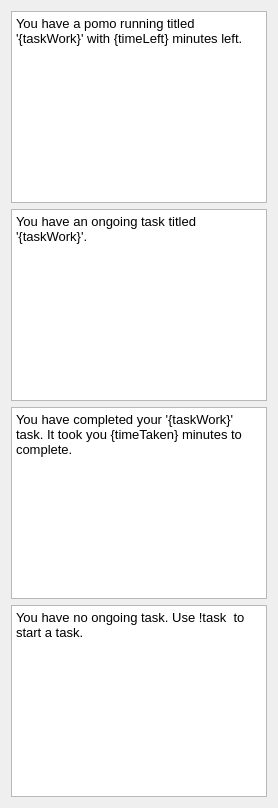
          <widget class="QWidget" name="tab_3">
           <attribute name="title">
            <string>!task</string>
           </attribute>
           <layout class="QVBoxLayout" name="verticalLayout_6">
            <item>
             <widget class="QPlainTextEdit" name="runningPomoTask">
              <property name="font">
               <font>
                <pointsize>10</pointsize>
               </font>
              </property>
              <property name="plainText">
               <string>You have a pomo running titled '{taskWork}' with {timeLeft} minutes left.</string>
              </property>
             </widget>
            </item>
            <item>
             <widget class="QPlainTextEdit" name="runningTask">
              <property name="font">
               <font>
                <pointsize>10</pointsize>
               </font>
              </property>
              <property name="plainText">
               <string>You have an ongoing task titled '{taskWork}'.</string>
              </property>
             </widget>
            </item>
            <item>
             <widget class="QPlainTextEdit" name="completedTask">
              <property name="font">
               <font>
                <pointsize>10</pointsize>
               </font>
              </property>
              <property name="plainText">
               <string>You have completed your '{taskWork}' task. It took you {timeTaken} minutes to complete.</string>
              </property>
             </widget>
            </item>
            <item>
             <widget class="QPlainTextEdit" name="noRunningTask">
              <property name="font">
               <font>
                <pointsize>10</pointsize>
               </font>
              </property>
              <property name="plainText">
               <string>You have no ongoing task. Use !task &lt;work&gt; to start a task.</string>
              </property>
             </widget>
            </item>
           </layout>
          </widget>
